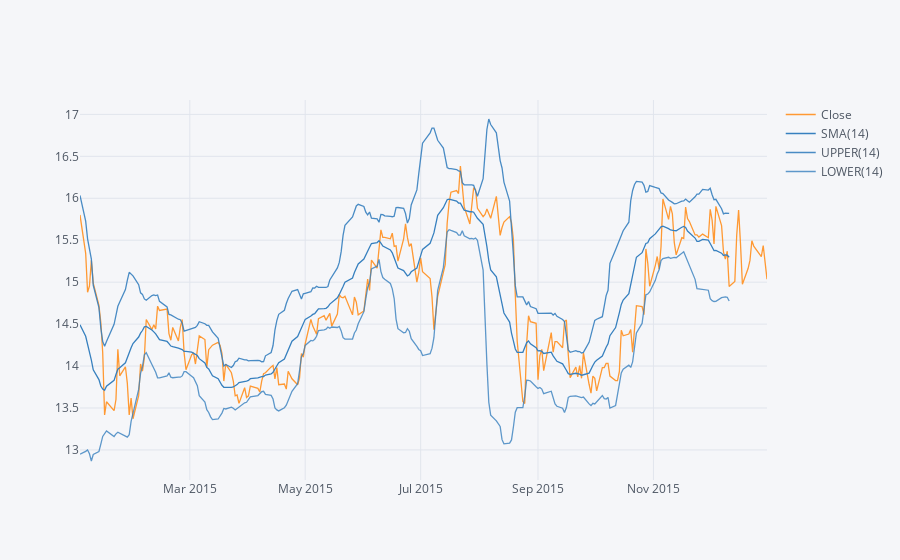

Write notebook code for a chart like this one.
### Markdown cell above
**Use .ta_plot(study='boll') to create a Bollinger Band Plot for Bank of America for the year 2015.**

### Code cell
BAC['Close'].loc['2015-01-01':'2016-01-01'].ta_plot(study='boll')

### Figure 1 — Plotly figure (JSON) as saved in the notebook; plotly's stock layout.template omitted (floating-point values rounded to 4 significant figures; data arrays with more than 128 entries replaced by an {"elided": "..."} marker saying what was removed)
{"data": [{"line": {"color": "rgba(255, 153, 51, 1.0)", "dash": "solid", "shape": "linear", "width": 1.3}, "mode": "lines", "name": "Close", "text": "", "type": "scatter", "x": {"elided": "252 str values"}, "y": {"elided": "252 float values"}}, {"line": {"color": "rgba(55, 128, 191, 1.0)", "dash": "solid", "shape": "linear", "width": 1.3}, "mode": "lines", "name": "SMA(14)", "text": "", "type": "scatter", "x": {"elided": "252 str values"}, "y": {"elided": "252 mixed values"}}, {"line": {"color": "rgba(55, 128, 191, 0.8999999999999999)", "dash": "solid", "shape": "linear", "width": 1.3}, "mode": "lines", "name": "UPPER(14)", "text": "", "type": "scatter", "x": {"elided": "252 str values"}, "y": {"elided": "252 mixed values"}}, {"line": {"color": "rgba(55, 128, 191, 0.7999999999999998)", "dash": "solid", "shape": "linear", "width": 1.3}, "mode": "lines", "name": "LOWER(14)", "text": "", "type": "scatter", "x": {"elided": "252 str values"}, "y": {"elided": "252 mixed values"}}], "layout": {"legend": {"bgcolor": "#F5F6F9", "font": {"color": "#4D5663"}}, "paper_bgcolor": "#F5F6F9", "plot_bgcolor": "#F5F6F9", "title": {"font": {"color": "#4D5663"}}, "xaxis": {"gridcolor": "#E1E5ED", "showgrid": true, "tickfont": {"color": "#4D5663"}, "title": {"font": {"color": "#4D5663"}, "text": ""}, "zerolinecolor": "#E1E5ED"}, "yaxis": {"gridcolor": "#E1E5ED", "showgrid": true, "tickfont": {"color": "#4D5663"}, "title": {"font": {"color": "#4D5663"}, "text": ""}, "zerolinecolor": "#E1E5ED"}}}
